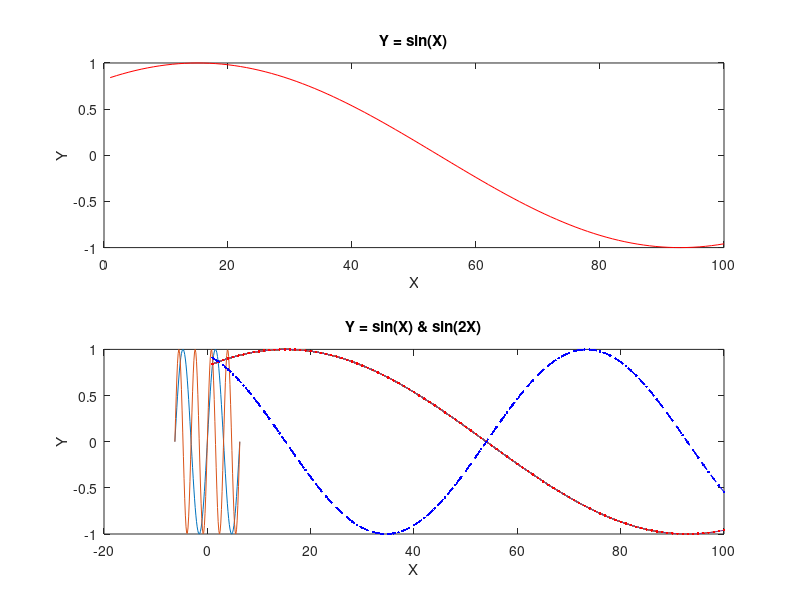

MATLAB code to generate this figure:
% MATLAB Webinar 
% By: Jen Beatrix Maristela
% Reference: mathworks.com

% Topics:
% - Loops and Conditional Statements
% - Switch, Case, Otherwise Expressions
% - Question and Message Dialog Box
% - 2-D Plotting and Live Plotting

%% While loop
% constantly repeats when the condition is true

clear
clc

a = 0;

while a < 5
    a = a+1
    s = a^2; %getting the squares of a
end

disp('Done!')

%% For loop
% Loops repeated for a 'specified' number of times
clear
clc

for n = 1:1:10 % Step by an increment of 1 and display the value
   disp(n)
end

%% Nested Loops
% When a loop is nested inside another loop, 
% the inner loop runs many times inside the outer loop.
clear
clc

a = 0;
for m = 1:5
    for n = 1:5
        a = a+m+n
    end
end
disp('Done')
%% Switch, Case, Otherwise Expressions
% switch case statements evaluates an expression and chooses to execute one 
% of several groups of statements. Each choice is a case.
clear

n = input('Enter a number: '); 

switch n %switch expression
    case -1 %case expression 
        disp('negative one') % statement
    case 0
        disp('zero')
    case 1
        disp('positive one')
    otherwise
        disp('other value')
end

%% If, ElseIf, Else
% if expression, statements, end evaluates an expression, 
% and executes a group of statements when the expression is true.
clear

n = input('Enter a number: '); 

if n == -1 % Logical\Equality
   disp('negative one')
elseif n == 0
   disp('zero')
elseif n == 1
   disp('positive one')
else
   disp('other value')
end
%% Question & Message Dialog Box 

%answer = questdlg(quest,dlgtitle,btn1,btn2,btn3,defbtn) 
answer = questdlg('You have an exam tomorrow. What will you do today?', ...
	'Question', ...
	'Study','Procrastinate','Cram','Cram');

% Handle response
switch answer 
    
    case 'Study' 
        message1 = 'Congratulations. You got the highest score in the exam!'; 
        msgbox(message1,'Passed')  %msgbox('certain message','title in string/char')
        disp(message1) 
    case 'Procrastinate'
        message2 = 'You failed the exam.';
        msgbox(message2,'Failed')
        disp(message2)
    case 'Cram'
        message3 = 'You barely passed the exam.';
        msgbox(message3,'Passed')
        disp(message3)
end

%% 2-D Plotting
clear
%plot command
x = linspace(-2*pi,2*pi); %Generate linearly spaced vector
y = sin(x);
plot(x,y)
xlabel('X')
ylabel('Y')
title('Y = sin(X)')

%% Stem Plotting
clear
x = linspace(-2*pi,2*pi);
y = sin(x);
stem(x,y)
xlabel('X')
ylabel('Y')
title('Y = sin[X]')

%% Sub Plotting

%subplot(row,column,position)
clear
subplot(2,1,1);
x = linspace(-2*pi,2*pi);
y1 = sin(x);
plot(x,y1)
xlabel('X')
ylabel('Y')
title('Y = sin(X)')

subplot(2,1,2);
y2 = sin(2*x);
plot(x,y2)
xlabel('X')
ylabel('Y')
title('Y = sin(5*X)')

%% Plotting Two Plots In the Same Graph

clear
x = linspace(-2*pi,2*pi);
y1 = sin(x);
plot(x,y1)
xlabel('X')
ylabel('Y')
title('Y = sin(X)')

hold on

y2 = sin(2*x);
plot(x,y2)
xlabel('X')
ylabel('Y')
title('Y = sin(5*X)')

%% Live Plotting
% Wait until the plot is finished before closing the figure

% Note: If it takes too long, click the command window
% and press Ctrl+c to terminate the operation.

clear
i = 1;
for x = linspace(1,5) 
    y(i) = sin(x);
    plot(y(:));
    xlabel('X')
    ylabel('Y')
    title('Y = sin(X)')
    drawnow % updates figures
    i = i+1;
end

%% Live Plotting Multiple Plots
% Wait until the plot is finished before closing the figure

% Note: If it takes too long, click the command window
% and press Ctrl+c to terminate the operation.

clear
i = 1;
for x = linspace(1,5)
    subplot(2,1,1);
    y(i) = sin(x);
    plot(y(:),'r-');
    xlabel('X')
    ylabel('Y')
    title('Y = sin(X)')
    
    subplot(2,1,2);
    y2(i) = sin(2*x);
    plot(y2(:),'b--');
    xlabel('X')
    ylabel('Y')
    title('Y = sin(2X)')
    
    drawnow % updates figures
    i = i+1;
end

%% Live Plotting Multiple Plots In the Same Figure
% Wait until the plot is finished before closing the figure

% Note: If it takes too long, click the command window
% and press Ctrl+c to terminate the operation.

clear
i = 1;
for x = linspace(1,5)
    y(i) = sin(x);
    plot(y(:),'r.');
    xlabel('X')
    ylabel('Y')
    title('Y = sin(X) & sin(2X)')
    drawnow
    
    hold on
    
    y2(i) = sin(2*x);
    plot(y2(:),'b.');
    drawnow % updates figures
    
    i = i+1;
end


